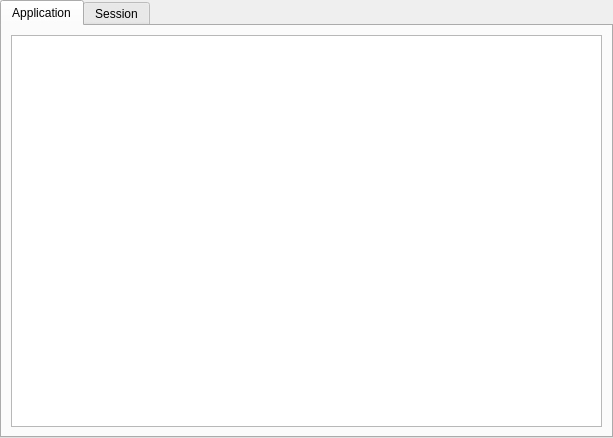
<?xml version="1.0" encoding="UTF-8"?>
<ui version="4.0">
 <class>TabWidgetSettings</class>
 <widget class="QTabWidget" name="TabWidgetSettings">
  <property name="windowModality">
   <enum>Qt::WindowModal</enum>
  </property>
  <property name="geometry">
   <rect>
    <x>0</x>
    <y>0</y>
    <width>613</width>
    <height>438</height>
   </rect>
  </property>
  <property name="windowTitle">
   <string>Settings</string>
  </property>
  <property name="tabShape">
   <enum>QTabWidget::Rounded</enum>
  </property>
  <property name="currentIndex">
   <number>0</number>
  </property>
  <widget class="QWidget" name="tab_app_config">
   <attribute name="title">
    <string>Application</string>
   </attribute>
   <layout class="QGridLayout" name="gridLayout">
    <item row="0" column="0">
     <widget class="QTreeView" name="tree_view_app_config"/>
    </item>
   </layout>
  </widget>
  <widget class="QWidget" name="tab_session_config">
   <attribute name="title">
    <string>Session</string>
   </attribute>
   <layout class="QGridLayout" name="gridLayout_2">
    <item row="0" column="0">
     <widget class="QTreeView" name="tree_view_session_config"/>
    </item>
   </layout>
  </widget>
 </widget>
 <resources/>
 <connections/>
</ui>
